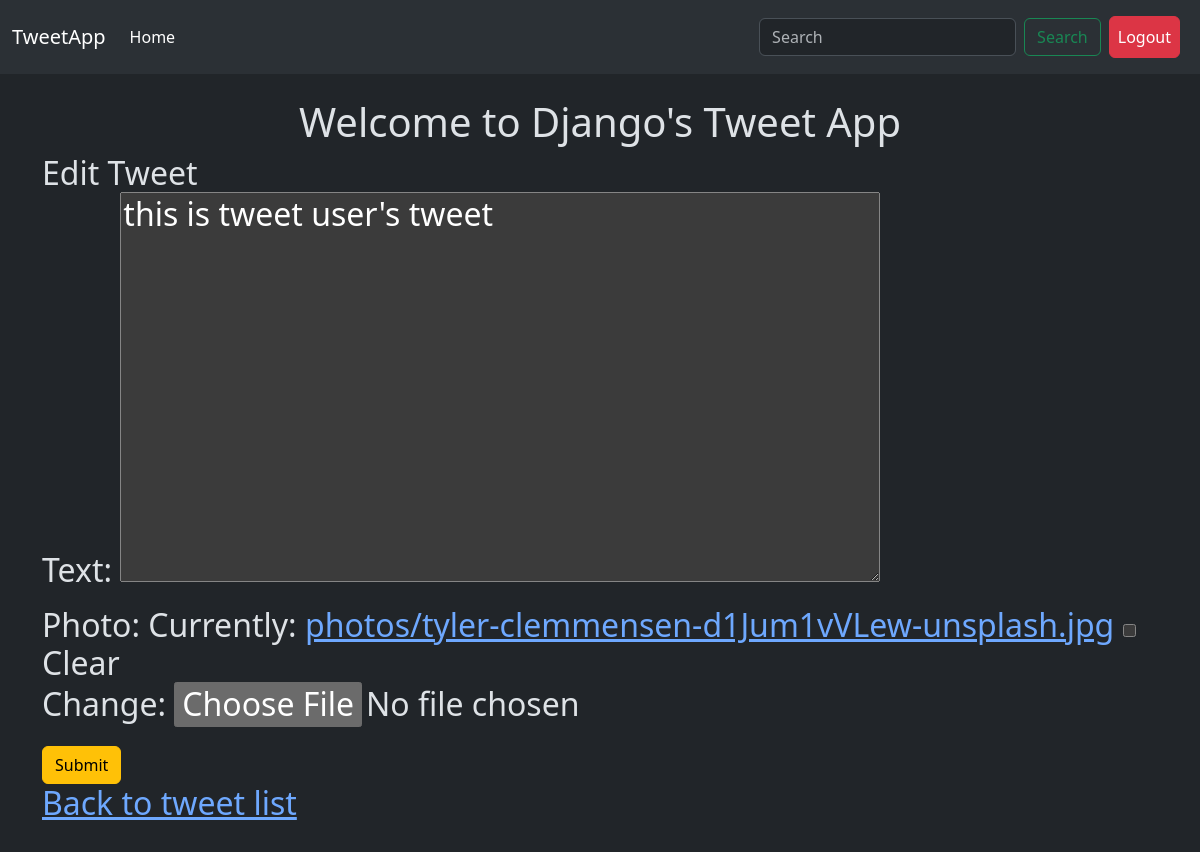
The app's page /tweetApp/4/edit/ (signed in), older data.
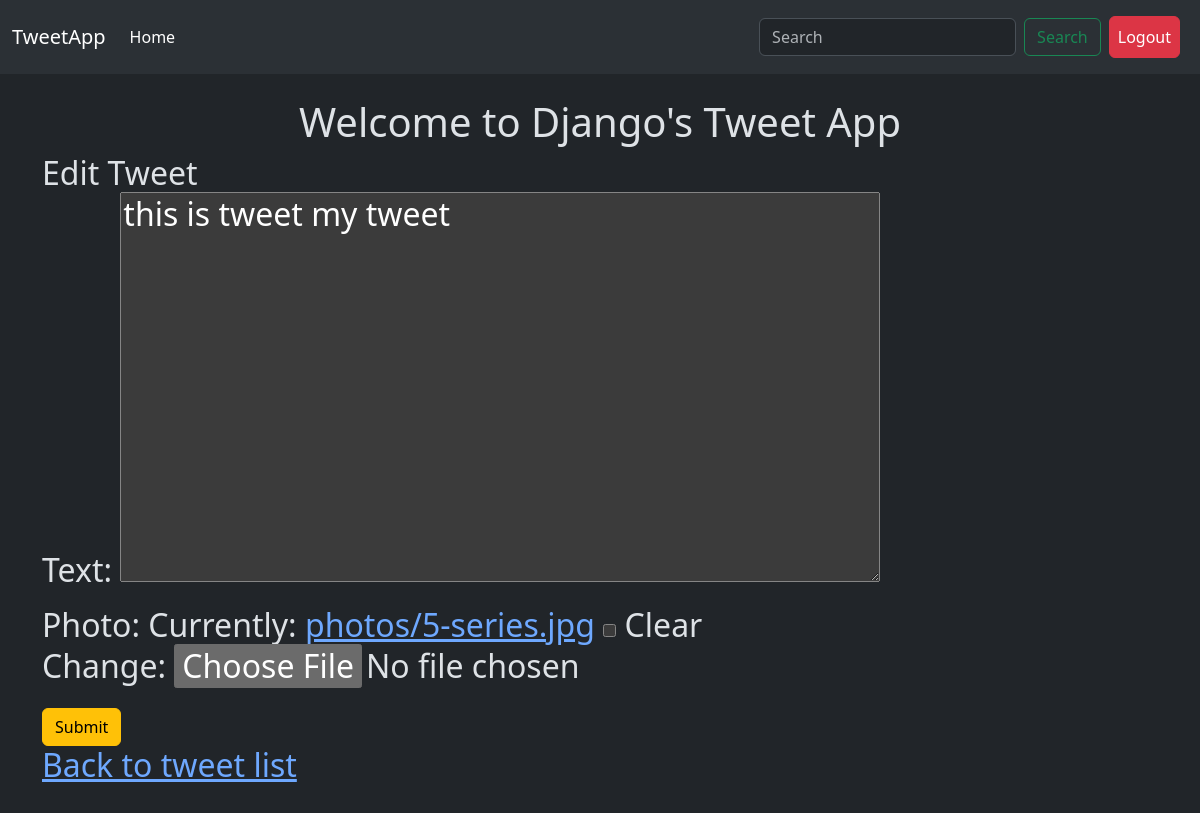
The same page, newer data.
### tweetApp/models.py (models this page shows, shortened)
class Tweet(models.Model):
    user = models.ForeignKey(User, on_delete=models.CASCADE)
    text = models.TextField(max_length=240)
    photo = models.ImageField(upload_to='photos/', blank=True, null=True)
    created_at = models.DateTimeField(auto_now_add=True)
    updated_at = models.DateTimeField(auto_now=True)

### tweetApp/views.py (the view)
# urls.py: path('<int:tweet_id>/edit/', views.tweet_edit, name='tweet_edit'),
@login_required
def tweet_edit(request, tweet_id):
    tweet = get_object_or_404(Tweet, pk=tweet_id, user = request.user)
    if request.method == 'POST':
        form = TweetForm(request.POST, request.FILES, instance=tweet)
        if form.is_valid():
            tweet = form.save(commit=False)
            tweet.user = request.user
            tweet.save()
            return redirect('tweet_list')
    else:
        form = TweetForm(instance=tweet)
    return render(request, 'tweet_form.html', {'form': form})

### tweetApp/forms.py
class TweetForm(forms.ModelForm):
    class Meta:
        model = Tweet
        fields = ['text', 'photo']

### tweetApp/templates/tweet_form.html (shortened to what this page needs)
{% extends "layout.html" %}
{% block content %}
<h1 class="text-center mt-4">Welcome to Django's Tweet App</h1>
<h2>
    {%if form.instance.pk %}
    Edit Tweet
    {% else %}
    Create tweet
    {% endif %}
    <form  method="post" enctype="multipart/form-data" class="form">
      {{ form.as_p }}
      <button class="btn btn-warning" type="submit">Submit</button>
    </form>
    <a href="{% url 'tweet_list' %}">Back to tweet list</a>
</h2>
{% endblock %}

Row changes from the older to the newer data that the page shows:
changed Tweet: text "this is tweet user's tweet" → "this is tweet my tweet"
Text that changed along with them:
text no longer shown: "Text: Photo: Currently: photos/tyler-clemmensen-d1Jum1vVLew-unsplash.jpg Clear Change:"
text now shown: "Text: Photo: Currently: photos/5-series.jpg Clear Change:"
